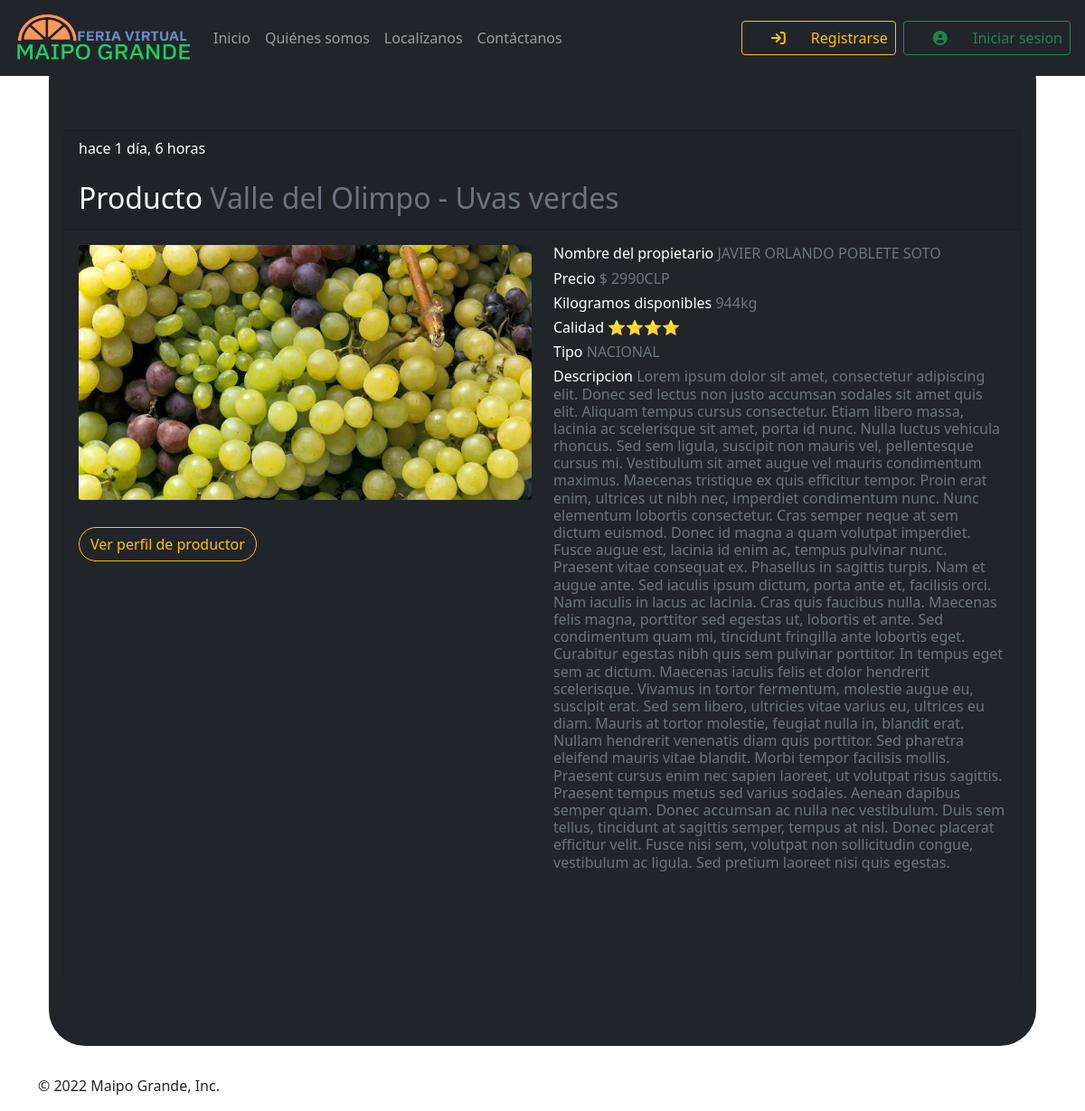
/product/1/, run on the app's committed database.
### maipogrande/models.py (models this page shows)
class Product(models.Model):
    id = models.AutoField(
        primary_key = True,
        editable = False
    )
    timestamp = models.DateTimeField(
        default = timezone.localtime(timezone.now()).strftime("%Y-%m-%d %H:%M:%S")
    )
    user = models.ForeignKey(
        CustomUser,
        on_delete = models.CASCADE,
        related_name = 'product'
    )
    title = models.CharField(
        max_length = 300,
        blank = True
    )
    description = models.TextField(
        max_length = 5000,
        blank = True
    )
    price = models.IntegerField(
        validators = [MinValueValidator(100), MaxValueValidator(1000000000)]
    )
    quantity = models.IntegerField(
        validators = [MinValueValidator(1), MaxValueValidator(1000)]
    )
    type_sale = models.CharField(
        max_length = 15,
        choices = TYPE_SALE,
        default = TYPE_SALE[0][0]
    )
    quality = models.IntegerField(
        validators = [MinValueValidator(1), MaxValueValidator(5)]
    )
    image = models.ImageField(
        upload_to = 'media/post/product/',
        null = True
    )
    owner_full_name = models.CharField(
        max_length = 100,
        blank = True
    )
    def __str__(self):
        return f'Producto : {str(self.title).upper()}'
    class Meta:
        ordering = ['-timestamp', 'price']

class CustomUser(AbstractUser):
    type = models.CharField(
        max_length = 15,
        choices = USER_TYPE,
        default = USER_TYPE[2][0]
    )
    identity_document_number = models.IntegerField(
        null=True,
        validators = [MinValueValidator(100000), MaxValueValidator(99999999999)]
    )
    country = models.CharField(
        max_length = 20,
        choices = COUNTRY,
        default = ''
    )

### maipogrande/views.py (the view)
# urls.py: path('product/<int:id_product>/', views.view_product_post, name='view_product_post'),
def view_product_post(request, id_product = None):
	product_post = Product.objects.filter(id=id_product)
	print(product_post)
	context = {'product_post' : product_post}
	return render(request, 'product.html', context)

### maipogrande/templates/product.html (shortened to what this page needs)
{% extends './layout.html' %}
{% load humanize %}
{% block content %}
<div class="row">
    <div class="col-sm-12 col-md-12 col-lg-12 col-xl-12">
		<div class="p-3 mb-2 bg-dark text-white"  style="border-radius: 40px;">
            <hr class = "featurette-divider"
                style = "padding-top : 5px; padding-bottom: 10px; background-color: transparent;">
            {% for product in product_post %}
                <div class="table-responsive py-4">
                    <table class="table table-striped">
                        <tbody>
                            <tr>
                                <div class="container-article">
                                    <div>
                                        <div class="card text-white bg-dark mb-3" style="max-width: 100%; max-height : auto;">
                                            <div class="card-header">
                                                <time data-time="#">{{ product.timestamp|naturaltime }}</time>
                                                <br></br>
                                                <h2 class="h2 text-start text-light">Producto <span class="text-muted">{{ product.title }}</span></h2>
                                            </div>
                                            <div class="card-body">
                                                <div class="row">
                                                    <div class="col-sm">
                                                        <div class="col-12">
                                                            {% if product.image %}
                                                                <img class="card-img img-fluid" src="{{ product.image.url }}" alt="" style="max-width : 600px; max-height : 300px;;">
                                                            {% endif %}
                                                            <form style="padding-top: 10px; padding-bottom: 20px">
                                                                <a class="btn btn-outline-warning btn-md"
                                                                    href="{% url 'profile' product.user.username %}"
                                                                    style="border-radius: 40px;"
                                                                    role="button">Ver perfil de {{ product.user.username }}</a>
                                                            </form>
                                                        </div>
                                                    </div>
                                                    <div class="col-sm">
                                                        <h6 class="h6 text-start">Nombre del propietario <span class="text-muted"> {{ product.user.first_name }} {{ product.user.last_name }}</span></h6>
                                                        <h6 class="h6 text-start">Precio <span class="text-muted"> $ {{ product.price }}CLP</span></h6>
                                                        <h6 class="h6 text-start">Kilogramos disponibles <span class="text-muted">{{ product.quantity }}kg</span></h6>
                                                        {% if product.quality == 1 %}
                                                            <h6 class="h6 text-start">Calidad  <span class="text-muted">⭐</span></h6>
                                                        {% elif product.quality == 2 %}
                                                            <h6 class="h6 text-start">Calidad  <span class="text-muted">⭐⭐</span></h6>
                                                        {% elif product.quality == 3 %}
                                                            <h6 class="h6 text-start">Calidad  <span class="text-muted">⭐⭐⭐</span></h6>
                                                        {% elif product.quality == 4 %}
                                                            <h6 class="h6 text-start">Calidad  <span class="text-muted">⭐⭐⭐⭐</span></h6>
                                                        {% elif product.quality == 5 %}
                                                            <h6 class="h6 text-start">Calidad  <span class="text-muted">⭐⭐⭐⭐⭐</span></h6>
                                                        {% endif %}
                                                        <h6 class="h6 text-start">Tipo <span class="text-muted">{{ product.type_sale }}</span></h6>
                                                        <h6 class="h6 text-start">Descripcion <span class="text-muted">{{ product.description }}</span></h6>
                                                        <br></br>
                                                        <br></br>
                                                    </div>
                                                </div>
                                            </div>
                                        </div>
                                    </div>
                                </div>
                            </tr>
                        </tbody>
                    </table>
                </div>
            {% endfor %}
		</div>
    </div>
</div>
{% endblock %}

### data on the page
Product: timestamp "hace 1 día, 6 horas", title "Valle del Olimpo - Uvas verdes", image (picture), user.username "productor", user.first_name "JAVIER ORLANDO", user.last_name "POBLETE SOTO", price "2990", quantity "944", quality "Calidad", type_sale "NACIONAL", description "Lorem ipsum dolor sit amet, consectetur adipiscing elit. Donec sed lectus non justo accumsan sodales sit amet quis elit. Aliquam tempus cursus consectetur. Etiam libero massa, lacinia ac scelerisque sit amet, porta id nunc. Nulla luctus vehicula rhoncus. Sed sem ligula, suscipit non mauris vel, pellentesque cursus mi. Vestibulum sit amet augue vel mauris condimentum maximus. Maecenas tristique ex quis efficitur tempor. Proin erat enim, ultrices ut nibh nec, imperdiet condimentum nunc. Nunc elementum lobortis consectetur. Cras semper neque at sem dictum euismod. Donec id magna a quam volutpat imperdiet. Fusce augue est, lacinia id enim ac, tempus pulvinar nunc. Praesent vitae consequat ex.…"
